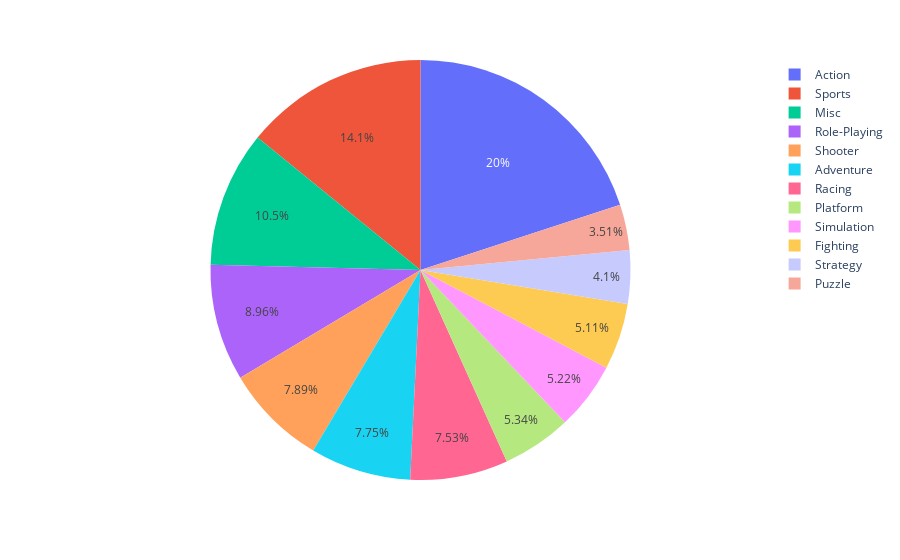

Notebook code cell kept with this figure:
### Code cell
# Create a pie chart of the genre column
fig = px.pie(df, names="Genre")

# Show the chart
fig.show()

# title='Global Sales by Platform')

### Figure 1 — Plotly figure (JSON) as saved in the notebook; plotly's stock layout.template omitted (floating-point values rounded to 4 significant figures; data arrays with more than 128 entries replaced by an {"elided": "..."} marker saying what was removed)
{"data": [{"domain": {"x": [0, 1], "y": [0, 1]}, "hovertemplate": "Genre=%{label}<extra></extra>", "labels": {"elided": "16598 str values"}, "legendgroup": "", "name": "", "showlegend": true, "type": "pie"}], "layout": {"legend": {"tracegroupgap": 0}, "margin": {"t": 60}}}
